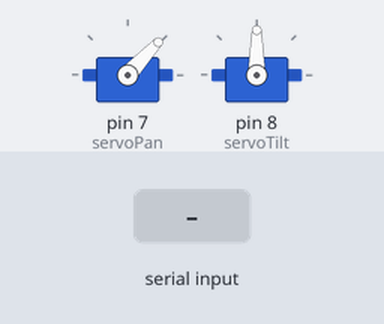
Simulated run of this sketch. Board: Arduino Uno, built with avr-gcc and run on an emulated ATmega328P. On the bench: 2 × servo. Inputs (shaded band) come from the test bench.

Above: at 1.2 s.
1.3 s: "a90\n" received over Serial
At 2.5 s:
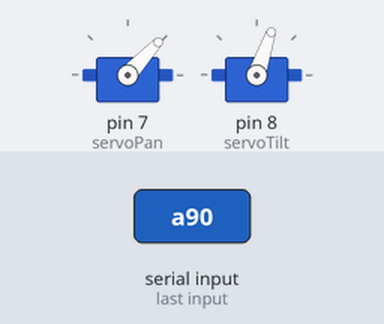
2.8 s: "b90\n" received over Serial
At 3.6 s:
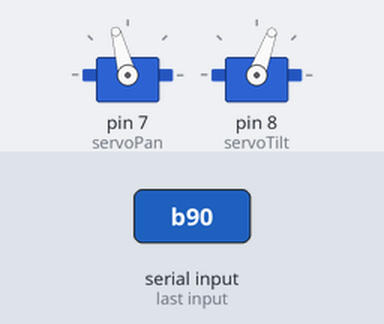
4.3 s: "c90\n" received over Serial
At 4.8 s:
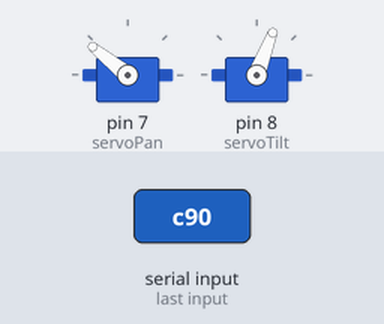
5.8 s: "b,45\n" received over Serial
At 7.0 s:
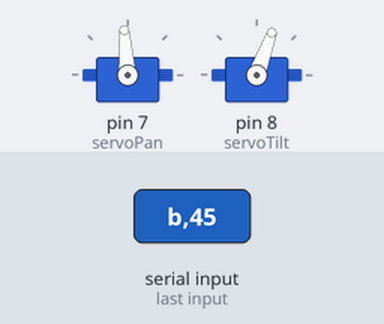
7.3 s: "t90\n" received over Serial
At 8.3 s:
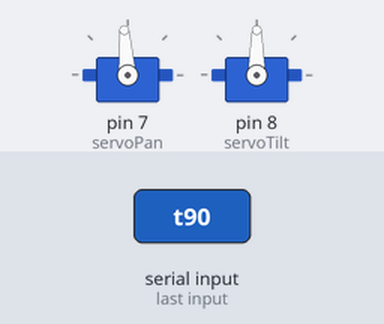
8.8 s: "t,45\n" received over Serial
At 9.4 s:
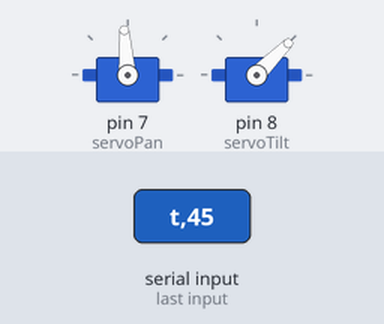
Timing chart, 0 to 11.3 s (numbered marks = the images above; inputs shaded):
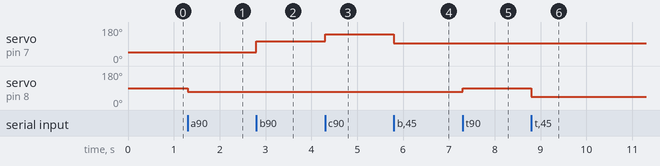

The sketch:

servo.ino
```cpp
#include <Servo.h>
Servo servoPan;
Servo servoTilt;
void setup()
{
  Serial.begin(115200);
  servoPan.attach(7);
  servoTilt.attach(8);

  servoTilt.write(90);
  servoPan.write(47);
}

char last = 'a';
void loop()
{
  if (Serial.available()) {
    char in = Serial.read();
    if (in == 'a') {
      servoTilt.write(71);
      servoPan.write(47);
      last = 'a';
    } else if (in == 'b') {
      if (last == 'c') {
        servoTilt.write(70);
        servoPan.write(94);
      } else if (last == 'a') {
        servoTilt.write(70);
        servoPan.write(105);
      }
    } else if (in == 'c') {
      servoTilt.write(69);
      servoPan.write(141);
      last = 'c';
    } else if (in == 't') {
      int num = Serial.parseInt();
      servoTilt.write(num);
    } else if (in == 'p') {
      int num = Serial.parseInt();
      servoPan.write(num);
    }
  }
}
```

Measured:
- after the input at 1.3 s, servo on pin 8 (servoTilt): 90° → 71° at once
- after the input at 2.8 s, servo on pin 7 (servoPan): 47° → 105° at once; servo on pin 8 (servoTilt): 71° → 70° at once
- after the input at 4.3 s, servo on pin 7 (servoPan): 105° → 141° at once; servo on pin 8 (servoTilt): 70° → 69° at once
- after the input at 5.8 s, servo on pin 7 (servoPan): 141° → 94° at once; servo on pin 8 (servoTilt): 69° → 70° at once
- after the input at 7.3 s, servo on pin 8 (servoTilt): 70° → 90° at once
- after the input at 8.8 s, servo on pin 8 (servoTilt): 90° → 45° at once
